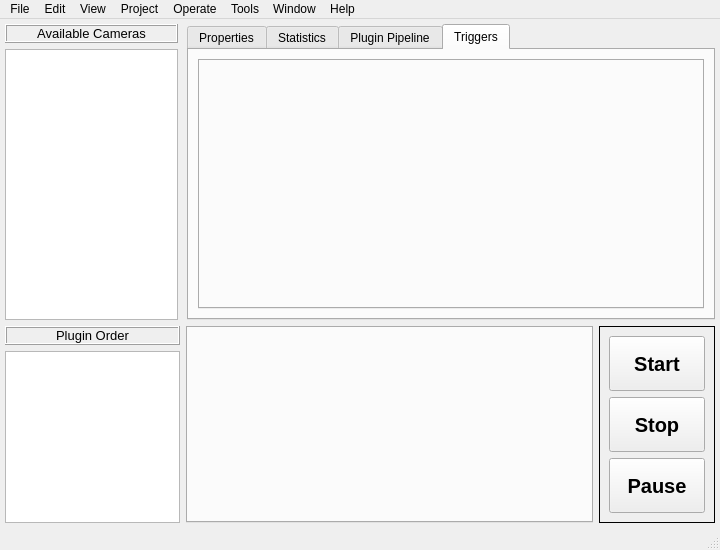
<?xml version="1.0" encoding="UTF-8"?>
<ui version="4.0">
 <class>MainWindow</class>
 <widget class="QMainWindow" name="MainWindow">
  <property name="geometry">
   <rect>
    <x>0</x>
    <y>0</y>
    <width>720</width>
    <height>550</height>
   </rect>
  </property>
  <property name="windowTitle">
   <string>RataGUI</string>
  </property>
  <property name="iconSize">
   <size>
    <width>15</width>
    <height>15</height>
   </size>
  </property>
  <widget class="QWidget" name="centralwidget">
   <layout class="QVBoxLayout" name="verticalLayout_2" stretch="3,2">
    <property name="leftMargin">
     <number>5</number>
    </property>
    <property name="topMargin">
     <number>5</number>
    </property>
    <property name="rightMargin">
     <number>5</number>
    </property>
    <property name="bottomMargin">
     <number>5</number>
    </property>
    <item>
     <layout class="QHBoxLayout" name="camControl" stretch="2,6">
      <item>
       <layout class="QVBoxLayout" name="camListLayout">
        <property name="spacing">
         <number>6</number>
        </property>
        <property name="rightMargin">
         <number>3</number>
        </property>
        <item>
         <widget class="QLabel" name="camListLabel">
          <property name="font">
           <font>
            <pointsize>10</pointsize>
           </font>
          </property>
          <property name="frameShape">
           <enum>QFrame::Box</enum>
          </property>
          <property name="frameShadow">
           <enum>QFrame::Raised</enum>
          </property>
          <property name="text">
           <string>Available Cameras</string>
          </property>
          <property name="alignment">
           <set>Qt::AlignCenter</set>
          </property>
         </widget>
        </item>
        <item>
         <widget class="QListWidget" name="cam_list">
          <property name="editTriggers">
           <set>QAbstractItemView::NoEditTriggers</set>
          </property>
          <property name="spacing">
           <number>2</number>
          </property>
          <property name="sortingEnabled">
           <bool>true</bool>
          </property>
         </widget>
        </item>
       </layout>
      </item>
      <item>
       <widget class="QTabWidget" name="camAttributes">
        <property name="currentIndex">
         <number>3</number>
        </property>
        <widget class="QWidget" name="camPropsTab">
         <attribute name="title">
          <string>Properties</string>
         </attribute>
         <layout class="QGridLayout" name="gridLayout">
          <item row="0" column="0">
           <widget class="VerticalTabWidget" name="cam_props"/>
          </item>
         </layout>
        </widget>
        <widget class="QWidget" name="camStatsTab">
         <attribute name="title">
          <string>Statistics</string>
         </attribute>
         <layout class="QGridLayout" name="gridLayout_2">
          <item row="0" column="0">
           <widget class="QTableWidget" name="cam_stats">
            <property name="frameShape">
             <enum>QFrame::NoFrame</enum>
            </property>
            <property name="editTriggers">
             <set>QAbstractItemView::NoEditTriggers</set>
            </property>
            <property name="alternatingRowColors">
             <bool>false</bool>
            </property>
            <property name="rowCount">
             <number>0</number>
            </property>
            <attribute name="horizontalHeaderCascadingSectionResizes">
             <bool>false</bool>
            </attribute>
            <attribute name="horizontalHeaderShowSortIndicator" stdset="0">
             <bool>false</bool>
            </attribute>
            <attribute name="horizontalHeaderStretchLastSection">
             <bool>false</bool>
            </attribute>
            <attribute name="verticalHeaderVisible">
             <bool>false</bool>
            </attribute>
            <attribute name="verticalHeaderShowSortIndicator" stdset="0">
             <bool>false</bool>
            </attribute>
            <attribute name="verticalHeaderStretchLastSection">
             <bool>false</bool>
            </attribute>
            <column>
             <property name="text">
              <string>Camera Name</string>
             </property>
            </column>
            <column>
             <property name="text">
              <string>Frames Acquired</string>
             </property>
            </column>
            <column>
             <property name="text">
              <string>Frames Dropped</string>
             </property>
            </column>
            <column>
             <property name="text">
              <string>Buffer Size</string>
             </property>
            </column>
           </widget>
          </item>
         </layout>
        </widget>
        <widget class="QWidget" name="pluginPipelineTab">
         <attribute name="title">
          <string>Plugin Pipeline</string>
         </attribute>
         <layout class="QGridLayout" name="gridLayout_3">
          <item row="0" column="0">
           <widget class="QTableWidget" name="plugin_pipeline">
            <property name="frameShape">
             <enum>QFrame::NoFrame</enum>
            </property>
            <property name="sizeAdjustPolicy">
             <enum>QAbstractScrollArea::AdjustToContents</enum>
            </property>
            <attribute name="horizontalHeaderDefaultSectionSize">
             <number>74</number>
            </attribute>
           </widget>
          </item>
         </layout>
        </widget>
        <widget class="QWidget" name="camTriggersTab">
         <attribute name="title">
          <string>Triggers</string>
         </attribute>
         <layout class="QGridLayout" name="gridLayout_4">
          <item row="0" column="0">
           <widget class="VerticalTabWidget" name="cam_triggers"/>
          </item>
         </layout>
        </widget>
       </widget>
      </item>
     </layout>
    </item>
    <item>
     <layout class="QHBoxLayout" name="pluginControl" stretch="3,7,2">
      <property name="sizeConstraint">
       <enum>QLayout::SetMinimumSize</enum>
      </property>
      <property name="leftMargin">
       <number>0</number>
      </property>
      <property name="rightMargin">
       <number>0</number>
      </property>
      <item>
       <layout class="QVBoxLayout" name="pluginListLayout">
        <property name="spacing">
         <number>6</number>
        </property>
        <property name="rightMargin">
         <number>0</number>
        </property>
        <item>
         <widget class="QLabel" name="pluginListLabel">
          <property name="font">
           <font>
            <pointsize>10</pointsize>
           </font>
          </property>
          <property name="frameShape">
           <enum>QFrame::Box</enum>
          </property>
          <property name="frameShadow">
           <enum>QFrame::Raised</enum>
          </property>
          <property name="text">
           <string>Plugin Order</string>
          </property>
          <property name="alignment">
           <set>Qt::AlignCenter</set>
          </property>
         </widget>
        </item>
        <item>
         <widget class="QListWidget" name="plugin_list">
          <property name="editTriggers">
           <set>QAbstractItemView::NoEditTriggers</set>
          </property>
          <property name="dragEnabled">
           <bool>true</bool>
          </property>
          <property name="dragDropMode">
           <enum>QAbstractItemView::DragDrop</enum>
          </property>
          <property name="defaultDropAction">
           <enum>Qt::MoveAction</enum>
          </property>
          <property name="spacing">
           <number>2</number>
          </property>
         </widget>
        </item>
       </layout>
      </item>
      <item>
       <widget class="QTabWidget" name="plugin_settings">
        <property name="sizePolicy">
         <sizepolicy hsizetype="Expanding" vsizetype="Expanding">
          <horstretch>0</horstretch>
          <verstretch>0</verstretch>
         </sizepolicy>
        </property>
        <property name="currentIndex">
         <number>-1</number>
        </property>
       </widget>
      </item>
      <item>
       <widget class="QFrame" name="frame">
        <property name="frameShape">
         <enum>QFrame::Box</enum>
        </property>
        <property name="frameShadow">
         <enum>QFrame::Plain</enum>
        </property>
        <layout class="QVBoxLayout" name="verticalLayout">
         <item>
          <widget class="QPushButton" name="start_button">
           <property name="sizePolicy">
            <sizepolicy hsizetype="Minimum" vsizetype="Expanding">
             <horstretch>0</horstretch>
             <verstretch>0</verstretch>
            </sizepolicy>
           </property>
           <property name="font">
            <font>
             <pointsize>15</pointsize>
             <weight>75</weight>
             <bold>true</bold>
            </font>
           </property>
           <property name="text">
            <string>Start</string>
           </property>
          </widget>
         </item>
         <item>
          <widget class="QPushButton" name="stop_button">
           <property name="enabled">
            <bool>true</bool>
           </property>
           <property name="sizePolicy">
            <sizepolicy hsizetype="Minimum" vsizetype="Expanding">
             <horstretch>0</horstretch>
             <verstretch>0</verstretch>
            </sizepolicy>
           </property>
           <property name="font">
            <font>
             <pointsize>15</pointsize>
             <weight>75</weight>
             <bold>true</bold>
            </font>
           </property>
           <property name="mouseTracking">
            <bool>false</bool>
           </property>
           <property name="autoFillBackground">
            <bool>false</bool>
           </property>
           <property name="text">
            <string>Stop</string>
           </property>
           <property name="autoDefault">
            <bool>false</bool>
           </property>
           <property name="default">
            <bool>false</bool>
           </property>
           <property name="flat">
            <bool>false</bool>
           </property>
          </widget>
         </item>
         <item>
          <widget class="QPushButton" name="pause_button">
           <property name="sizePolicy">
            <sizepolicy hsizetype="Minimum" vsizetype="Expanding">
             <horstretch>0</horstretch>
             <verstretch>0</verstretch>
            </sizepolicy>
           </property>
           <property name="font">
            <font>
             <pointsize>15</pointsize>
             <weight>75</weight>
             <bold>true</bold>
            </font>
           </property>
           <property name="text">
            <string>Pause</string>
           </property>
          </widget>
         </item>
        </layout>
       </widget>
      </item>
     </layout>
    </item>
   </layout>
  </widget>
  <widget class="QMenuBar" name="menubar">
   <property name="geometry">
    <rect>
     <x>0</x>
     <y>0</y>
     <width>720</width>
     <height>22</height>
    </rect>
   </property>
   <property name="nativeMenuBar">
    <bool>false</bool>
   </property>
   <widget class="QMenu" name="menuFile">
    <property name="title">
     <string>File</string>
    </property>
    <addaction name="actionNew"/>
    <addaction name="actionOpen"/>
    <addaction name="actionSave"/>
   </widget>
   <widget class="QMenu" name="menuEdit">
    <property name="title">
     <string>Edit</string>
    </property>
   </widget>
   <widget class="QMenu" name="menuView">
    <property name="title">
     <string>View</string>
    </property>
   </widget>
   <widget class="QMenu" name="menuProject">
    <property name="title">
     <string>Project</string>
    </property>
   </widget>
   <widget class="QMenu" name="menuOperate">
    <property name="title">
     <string>Operate</string>
    </property>
   </widget>
   <widget class="QMenu" name="menuTools">
    <property name="title">
     <string>Tools</string>
    </property>
   </widget>
   <widget class="QMenu" name="menuWindow">
    <property name="title">
     <string>Window</string>
    </property>
   </widget>
   <widget class="QMenu" name="menuHelp">
    <property name="title">
     <string>Help</string>
    </property>
   </widget>
   <addaction name="menuFile"/>
   <addaction name="menuEdit"/>
   <addaction name="menuView"/>
   <addaction name="menuProject"/>
   <addaction name="menuOperate"/>
   <addaction name="menuTools"/>
   <addaction name="menuWindow"/>
   <addaction name="menuHelp"/>
  </widget>
  <widget class="QStatusBar" name="statusbar">
   <property name="sizeGripEnabled">
    <bool>true</bool>
   </property>
  </widget>
  <action name="actionNew">
   <property name="text">
    <string>New</string>
   </property>
  </action>
  <action name="actionOpen">
   <property name="text">
    <string>Open</string>
   </property>
  </action>
  <action name="actionSave">
   <property name="text">
    <string>Save</string>
   </property>
  </action>
 </widget>
 <customwidgets>
  <customwidget>
   <class>VerticalTabWidget</class>
   <extends>QTabWidget</extends>
   <header>interface.vtab_widget</header>
   <container>1</container>
  </customwidget>
 </customwidgets>
 <resources/>
 <connections/>
</ui>
